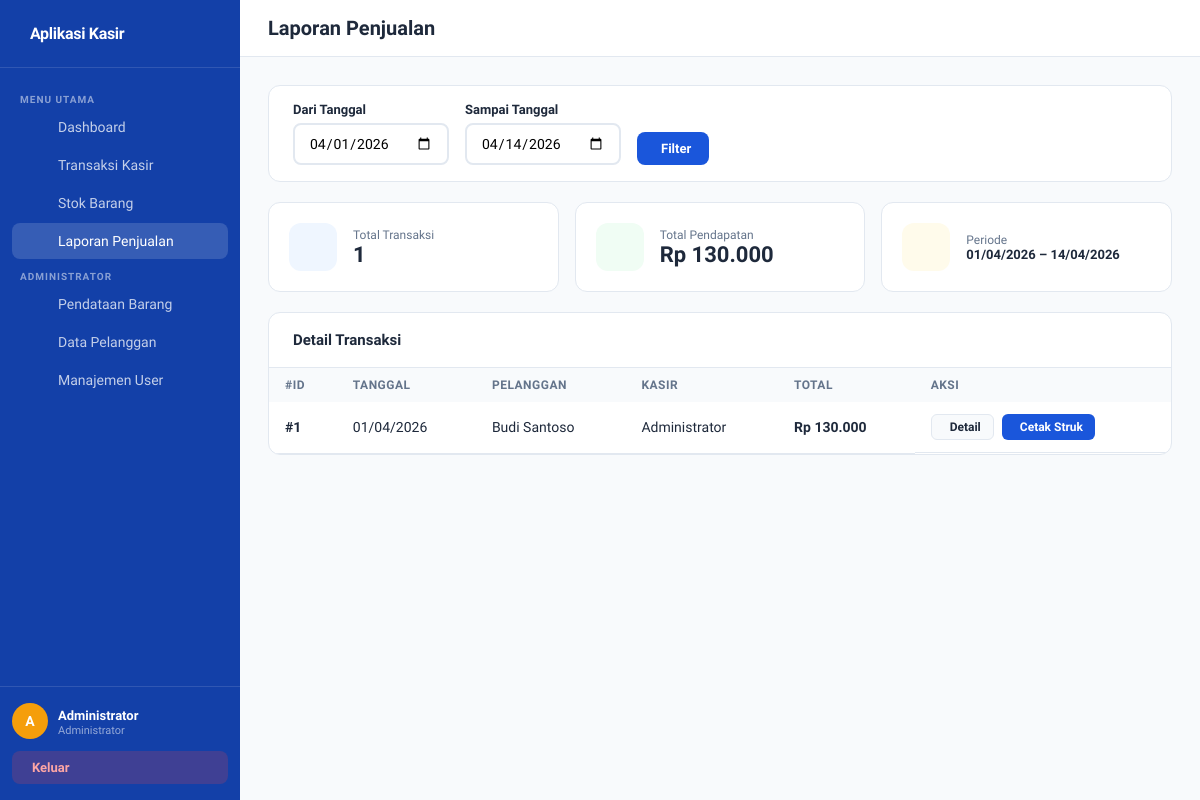
The app's page /pages/laporan.php (signed in) with its own data.
### tables this page shows
CREATE TABLE `penjualan` (
  `PenjualanID` int NOT NULL,
  `TanggalPenjualan` date NOT NULL,
  `TotalHarga` decimal(10,2) NOT NULL DEFAULT '0.00',
  `PelangganID` int DEFAULT NULL,
  `UserID` int DEFAULT NULL
);

CREATE TABLE `pelanggan` (
  `PelangganID` int NOT NULL,
  `NamaPelanggan` varchar(255) NOT NULL,
  `Alamat` text,
  `NomorTelepon` varchar(15) DEFAULT NULL
);

CREATE TABLE `users` (
  `UserID` int NOT NULL,
  `NamaUser` varchar(100) NOT NULL,
  `Username` varchar(50) NOT NULL,
  `Password` varchar(255) NOT NULL,
  `Role` enum('administrator','petugas') NOT NULL DEFAULT 'petugas',
  `CreatedAt` timestamp NULL DEFAULT CURRENT_TIMESTAMP
);

### pages/laporan.php (the view, shortened to what this page needs)
<?php
$db = Database::getInstance()->getConn();
$dari  = $_GET['dari']  ?? date('Y-m-01');
$sampai= $_GET['sampai']?? date('Y-m-d');
$stmt = $db->prepare(
    "SELECT p.*, pl.NamaPelanggan, u.NamaUser
     FROM penjualan p
     LEFT JOIN pelanggan pl ON p.PelangganID = pl.PelangganID
     LEFT JOIN users u ON p.UserID = u.UserID
     WHERE p.TanggalPenjualan BETWEEN ? AND ?
     ORDER BY p.TanggalPenjualan DESC, p.PenjualanID DESC"
);
$stmt->bind_param("ss", $dari, $sampai);
$stmt->execute();
$list = $stmt->get_result()->fetch_all(MYSQLI_ASSOC);
$totalPendapatan = array_sum(array_column($list, 'TotalHarga'));
include '../includes/header.php';
?>
<div class="topbar"><h1><i class="ph-bold ph-chart-line-up"></i> Laporan Penjualan</h1></div>
<div class="content">
  <div class="card" style="margin-bottom:20px">
    <div class="card-body" style="padding:16px 24px">
    <form method="GET" style="display:flex;gap:16px;align-items:end;flex-wrap:wrap">
      <div class="form-group" style="margin:0">
        <label>Dari Tanggal</label>
        <input type="date" name="dari" class="form-control" value="<?= $dari ?>">
      </div>
      <div class="form-group" style="margin:0">
        <label>Sampai Tanggal</label>
        <input type="date" name="sampai" class="form-control" value="<?= $sampai ?>">
      </div>
      <button class="btn btn-primary"><i class="ph-bold ph-magnifying-glass"></i> Filter</button>
    </form>
    </div>
  </div>
  <div class="stat-grid" style="margin-bottom:20px">
    <div class="stat-card">
      <div class="stat-icon blue"><i class="ph-fill ph-receipt"></i></div>
      <div><div class="stat-label">Total Transaksi</div><div class="stat-value"><?= count($list) ?></div></div>
    </div>
    <div class="stat-card">
      <div class="stat-icon green"><i class="ph-fill ph-currency-circle-dollar"></i></div>
      <div><div class="stat-label">Total Pendapatan</div>
        <div class="stat-value">Rp <?= number_format($totalPendapatan,0,',','.') ?></div>
      </div>
    </div>
    <div class="stat-card">
      <div class="stat-icon amber"><i class="ph-fill ph-calendar"></i></div>
      <div><div class="stat-label">Periode</div>
        <div style="font-size:13px;font-weight:700"><?= date('d/m/Y',strtotime($dari)) ?> – <?= date('d/m/Y',strtotime($sampai)) ?></div>
      </div>
    </div>
  </div>
  <div class="card">
    <div class="card-header"><h2>Detail Transaksi</h2>
    </div>
    <table>
      <thead>
        <tr>
          <th>#ID</th><th>Tanggal</th><th>Pelanggan</th>
          <th>Kasir</th><th>Total</th><th>Aksi</th>
        </tr>
      </thead>
      <tbody>
      <?php if (empty($list)): ?>
        <tr><td colspan="6" style="text-align:center;padding:32px;color:var(--muted)">
          Tidak ada data pada periode ini.
        </td></tr>
      <?php else: ?>
        <?php foreach ($list as $p): ?>
          <tr>
            <td><strong>#<?= $p['PenjualanID'] ?></strong></td>
            <td><?= date('d/m/Y', strtotime($p['TanggalPenjualan'])) ?></td>
            <td><?= htmlspecialchars($p['NamaPelanggan'] ?? 'Umum') ?></td>
            <td><?= htmlspecialchars($p['NamaUser'] ?? '-') ?></td>
            <td><strong>Rp <?= number_format($p['TotalHarga'],0,',','.') ?></strong></td>
            <td style="display:flex;gap:8px">
              <button onclick="lihatDetail(<?= $p['PenjualanID'] ?>)"
                      class="btn btn-secondary btn-sm"><i class="ph-bold ph-eye"></i> Detail</button>
              <a href="cetak_struk.php?id=<?= $p['PenjualanID'] ?>" target="_blank" class="btn btn-primary btn-sm"><i class="ph-bold ph-printer"></i> Cetak Struk</a>
            </td>
          </tr>
        <?php endforeach; ?>
      <?php endif; ?>
      </tbody>
    </table>
  </div>
</div>
<?php include '../includes/footer.php'; ?>

### includes/header.php (style rules this page uses)
*, *::before, *::after { box-sizing: border-box; margin: 0; padding: 0; }
:root { --brand: #1a56db; --brand-dark: #1340a8; --brand-light: #eff6ff; --accent: #f59e0b; --bg: #f8fafc; --white: #fff; --text: #1e293b; --muted: #64748b; --border: #e2e8f0; --danger: #ef4444; --success: #10b981; --warning: #f59e0b; --sidebar-w: 240px; --radius: 12px; }
body { font-family: 'Plus Jakarta Sans', sans-serif; background: var(--bg); color: var(--text); display: flex; min-height: 100vh; }
.topbar { background: var(--white); border-bottom: 1px solid var(--border); padding: 16px 28px; display: flex; align-items: center; justify-content: space-between; }
.topbar h1 { font-size: 20px; font-weight: 800; }
.content { padding: 28px; flex: 1; }
.card { background: var(--white); border-radius: var(--radius); border: 1px solid var(--border); overflow: hidden; }
.card-header { padding: 18px 24px; border-bottom: 1px solid var(--border); display: flex; align-items: center; justify-content: space-between; }
.card-header h2 { font-size: 15px; font-weight: 700; }
.card-body { padding: 24px; }
.stat-grid { display: grid; grid-template-columns: repeat(auto-fit, minmax(180px, 1fr)); gap: 16px; margin-bottom: 24px; }
.stat-card { background: var(--white); border-radius: var(--radius); padding: 20px; border: 1px solid var(--border); display: flex; align-items: center; gap: 16px; }
.stat-icon { width: 48px; height: 48px; border-radius: 12px; display: flex; align-items: center; justify-content: center; font-size: 22px; flex-shrink:0; }
.stat-icon.blue { background: #eff6ff; }
.stat-icon.green { background: #f0fdf4; }
.stat-icon.amber { background: #fffbeb; }
.stat-label { font-size: 12px; color: var(--muted); font-weight: 500; }
.stat-value { font-size: 22px; font-weight: 800; }
table { width: 100%; border-collapse: collapse; font-size: 14px; }
th { background: var(--bg); padding: 10px 16px; text-align: left; font-size: 12px; font-weight: 700; color: var(--muted); text-transform: uppercase; letter-spacing: .5px; }
td { padding: 12px 16px; border-bottom: 1px solid var(--border); vertical-align: middle; }
.btn { display: inline-flex; align-items: center; gap: 6px; padding: 9px 18px; border-radius: 8px; font-family: inherit; font-size: 13px; font-weight: 600; cursor: pointer; border: none; text-decoration: none; transition: all .15s; }
.btn-primary { background: var(--brand); color: #fff; }
.btn-secondary { background: var(--bg); color: var(--text); border: 1px solid var(--border); }
.btn-sm { padding: 5px 12px; font-size: 12px; border-radius: 6px; }
.form-group { margin-bottom: 16px; }
.form-group label { display: block; font-size: 13px; font-weight: 600; margin-bottom: 6px; }
.form-control { width: 100%; padding: 10px 14px; border: 2px solid var(--border); border-radius: 8px; font-family: inherit; font-size: 14px; outline: none; transition: border .2s; }

### records on screen
penjualan: PenjualanID "1", TanggalPenjualan "01/04/2026", PelangganID.NamaPelanggan "Budi Santoso", UserID.NamaUser "Administrator", TotalHarga "130.000"

### other values on screen
substr($nama,0,1) "A"
$nama "Administrator"
$role "Administrator"
count($list) "1"
$totalPendapatan "130.000"
